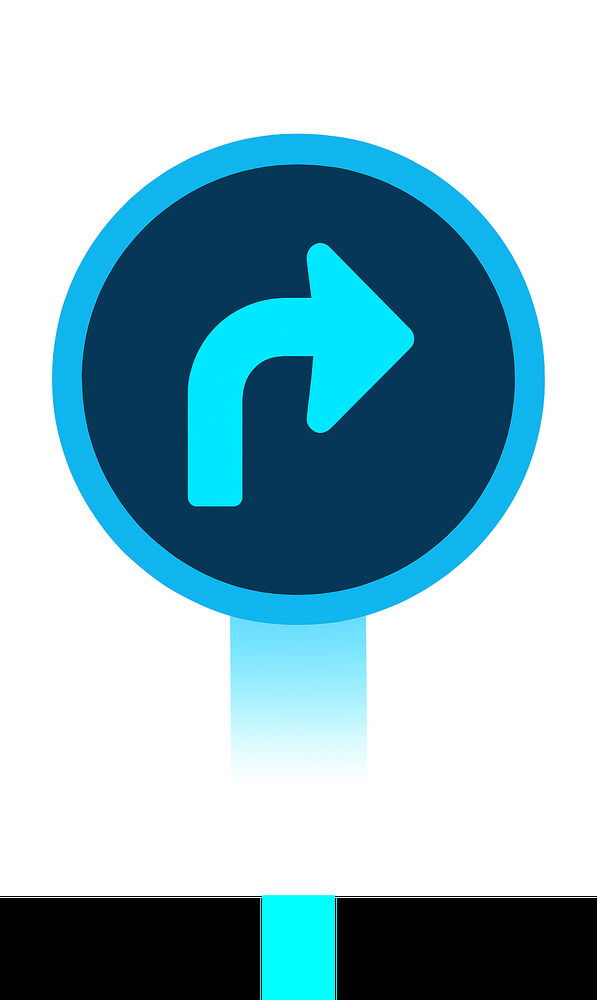
#> input picture righty.png, 597 x 1000 px, shrunk from 1024 x 1716 before the run
$ python ar.py
#> lines starting #> are read from the running program, lines starting #| are printed output that depends on the picture; after the words box and inside, x2 and y2 are one past the last pixel; in counts of white or black regions, pixels touching at a corner belong together
import cv2
import numpy as np

arrow_img = cv2.imread("righty.png")
#> arrow_img is the input picture: shape (1000, 597, 3); mean B, G, R 196.5, 184.4, 146.8

# Beyaz arka planı kaldır ve alfa kanalı ekle
gray = cv2.cvtColor(arrow_img, cv2.COLOR_BGR2GRAY)
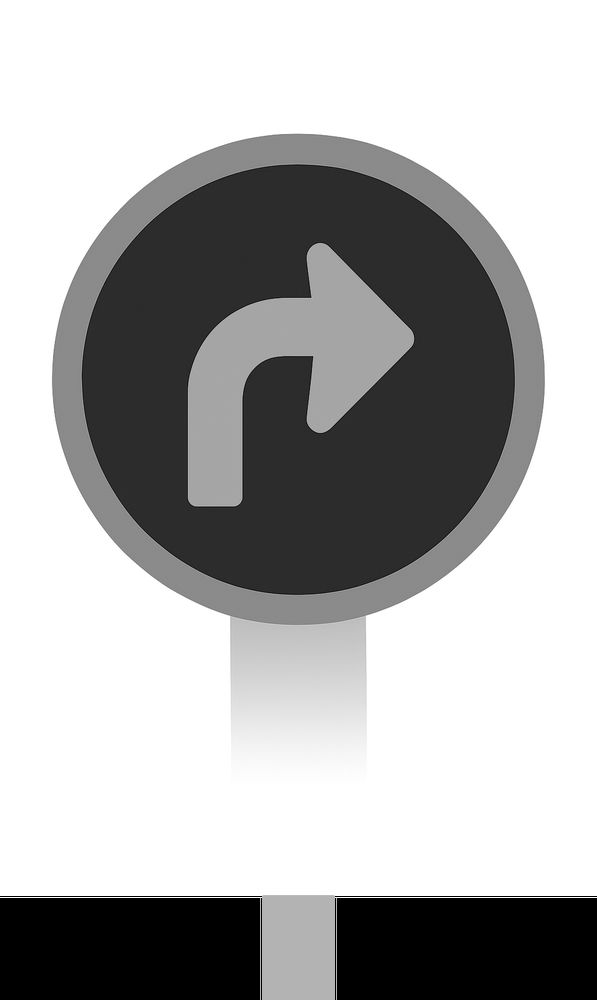
#> gray: shape (1000, 597); min 0, max 255, mean 174.5
_, alpha = cv2.threshold(gray, 240, 255, cv2.THRESH_BINARY_INV)
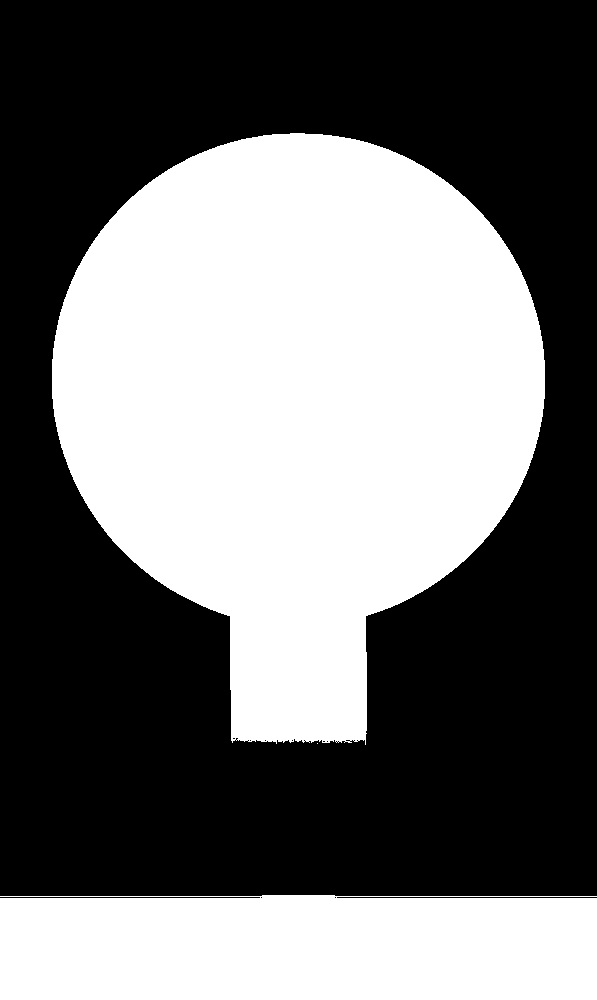
#> alpha: shape (1000, 597); 45% white; 3 white regions (1 under 20 px), largest, box (x1, y1, x2, y2) and area: (52, 133, 545, 745) 207211, (0, 895, 597, 1000) 61639

b, g, r = cv2.split(arrow_img)
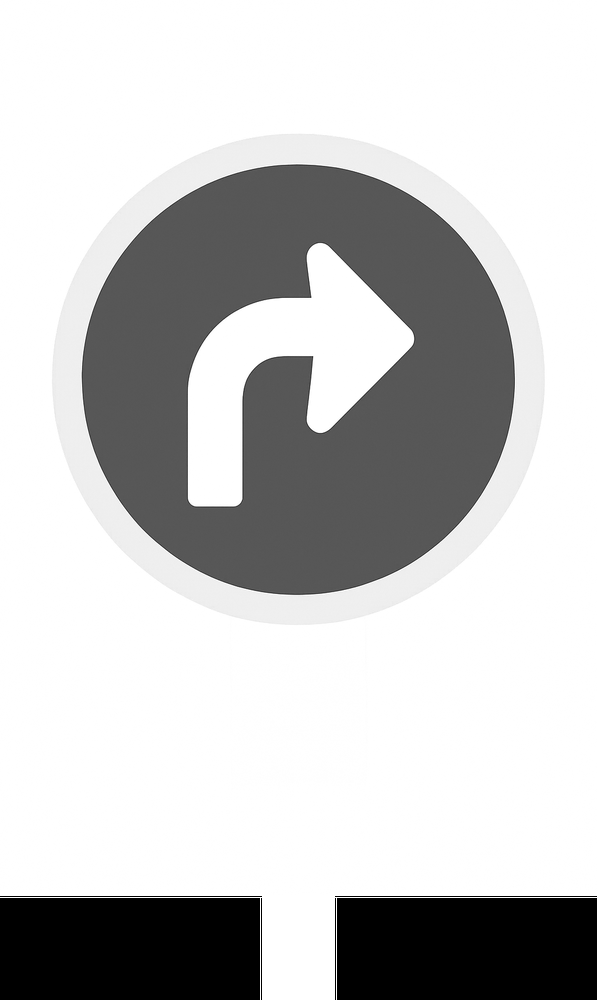
#> b: shape (1000, 597); min 0, max 255, mean 196.5
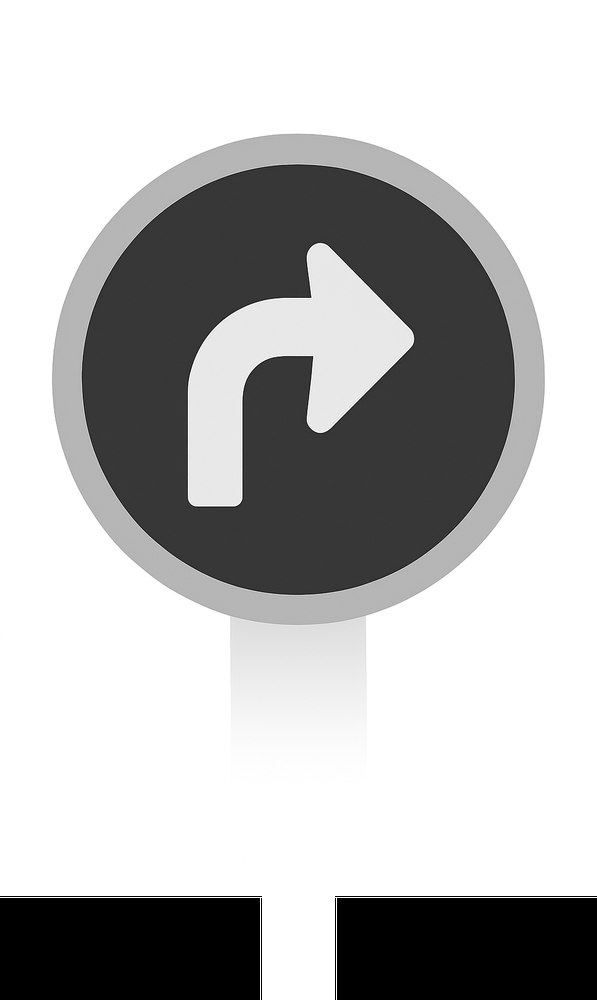
#> g: shape (1000, 597); min 0, max 255, mean 184.4
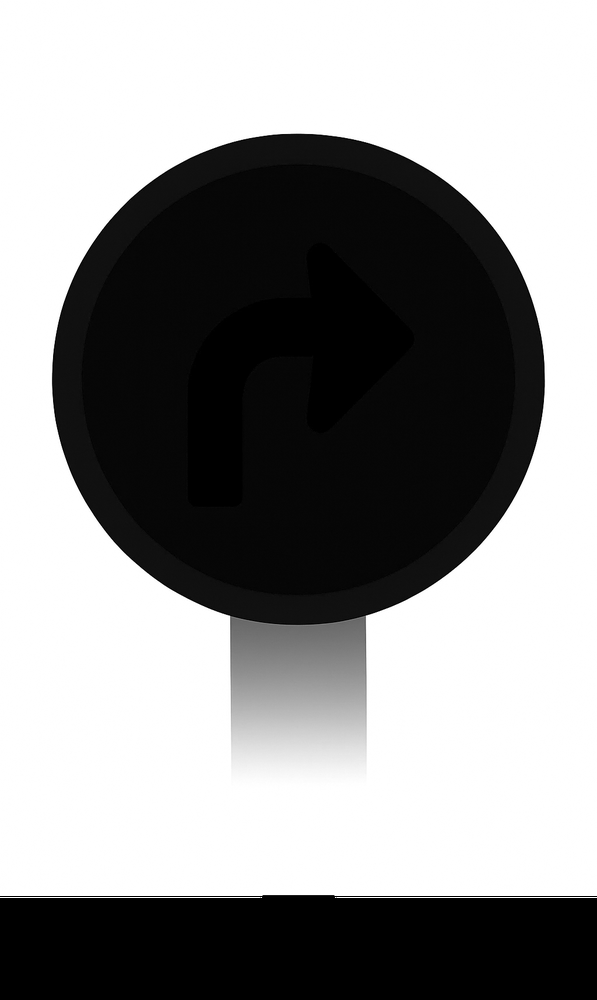
#> r: shape (1000, 597); min 0, max 255, mean 146.8
rgba = [b, g, r, alpha]
arrow_transparent = cv2.merge(rgba, 4)

# Test için kaydedelim:
cv2.imwrite("right.png", arrow_transparent)

$ run again, with left.png copied over righty.png
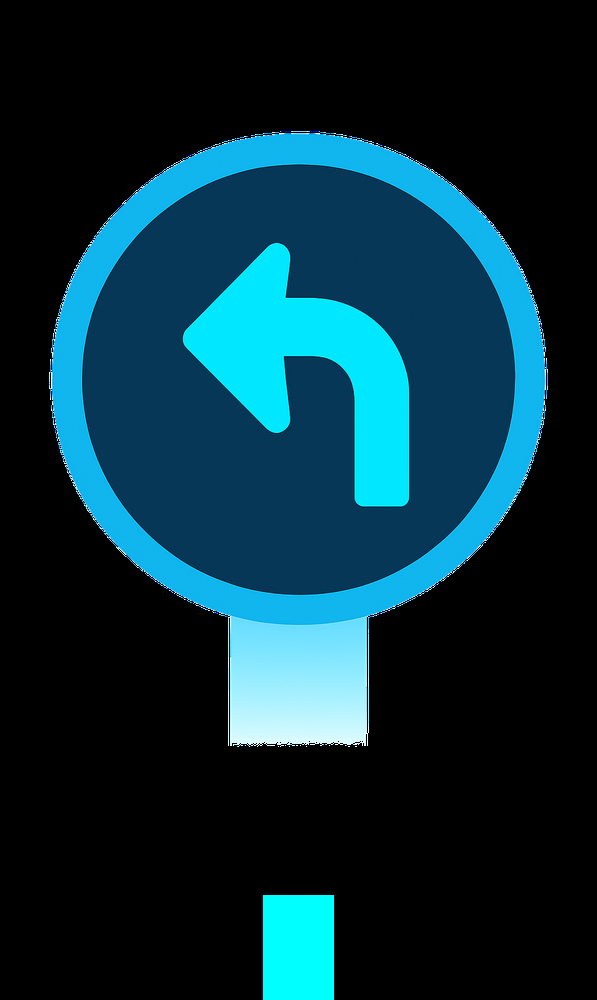
#> input picture left.png, 597 x 1000 px, shrunk from 1024 x 1716 before the run
#> arrow_img is the input picture: shape (1000, 597, 3); mean B, G, R 57.4, 45.1, 7.4
#> `_, alpha = cv2.threshold(gray, 240, 255, cv2.THRESH_BINARY_INV)`:
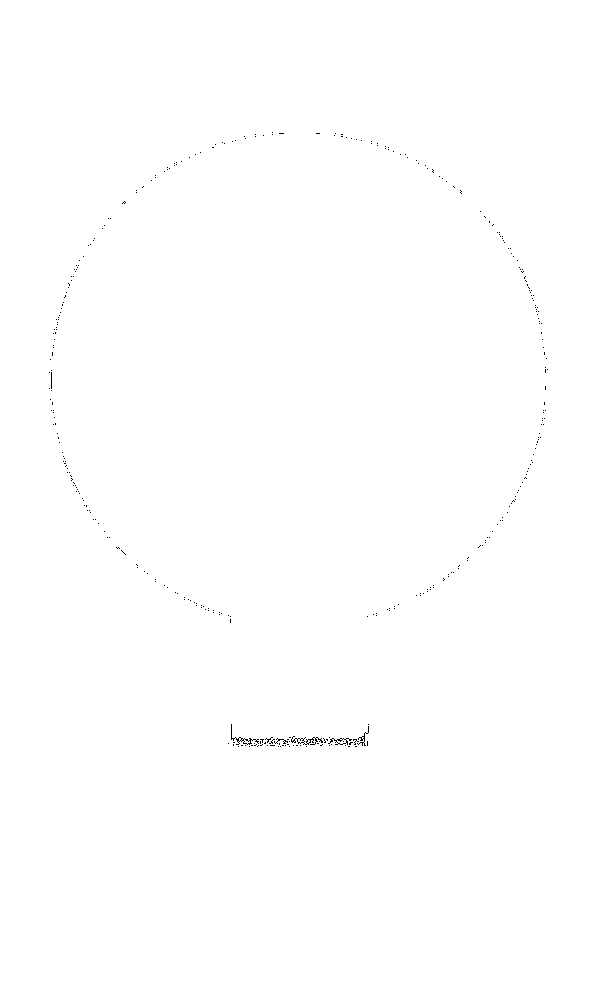
#> alpha: shape (1000, 597); 99.9% white; black in thin lines or dots, all inside (x1, y1, x2, y2) = (49, 132, 548, 747)
#> `b, g, r = cv2.split(arrow_img)`:
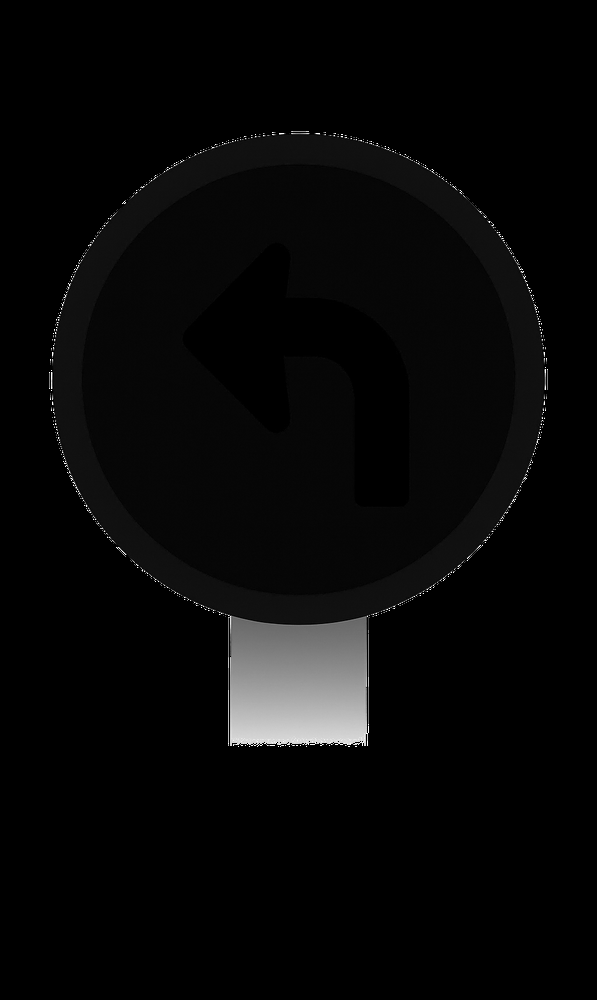
#> r: shape (1000, 597); min 0, max 255, mean 7.4

$ run again, with lefty.png copied over righty.png
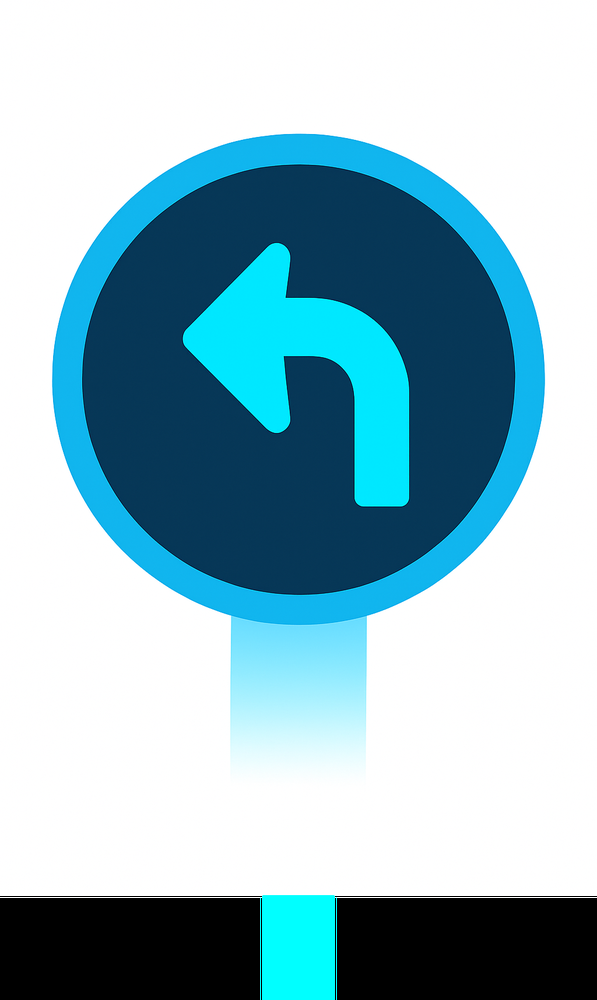
#> input picture lefty.png, 597 x 1000 px, shrunk from 1024 x 1716 before the run
#> arrow_img is the input picture: shape (1000, 597, 3); mean B, G, R 196.5, 184.4, 146.8
#> `_, alpha = cv2.threshold(gray, 240, 255, cv2.THRESH_BINARY_INV)`:
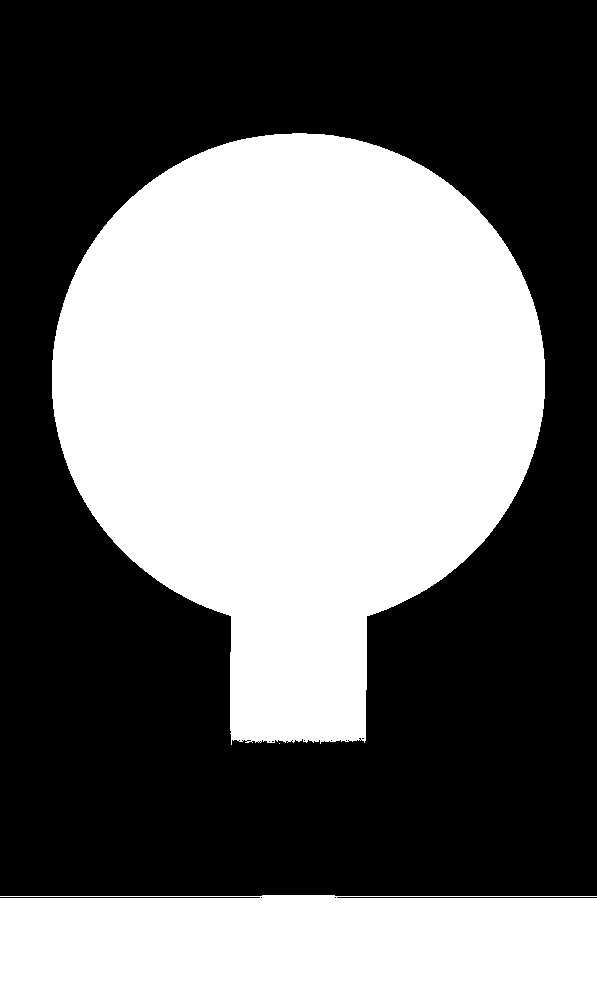
#> alpha: shape (1000, 597); 45% white; 3 white regions (1 under 20 px), largest, box (x1, y1, x2, y2) and area: (52, 133, 545, 745) 207211, (0, 895, 597, 1000) 61639
#> `b, g, r = cv2.split(arrow_img)`:
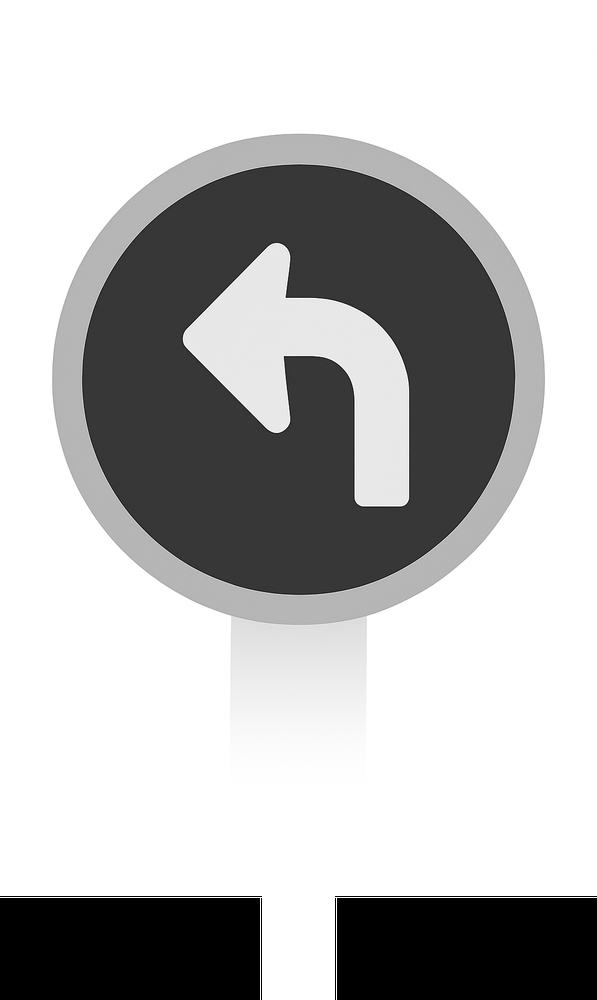
#> g: shape (1000, 597); min 0, max 255, mean 184.4
